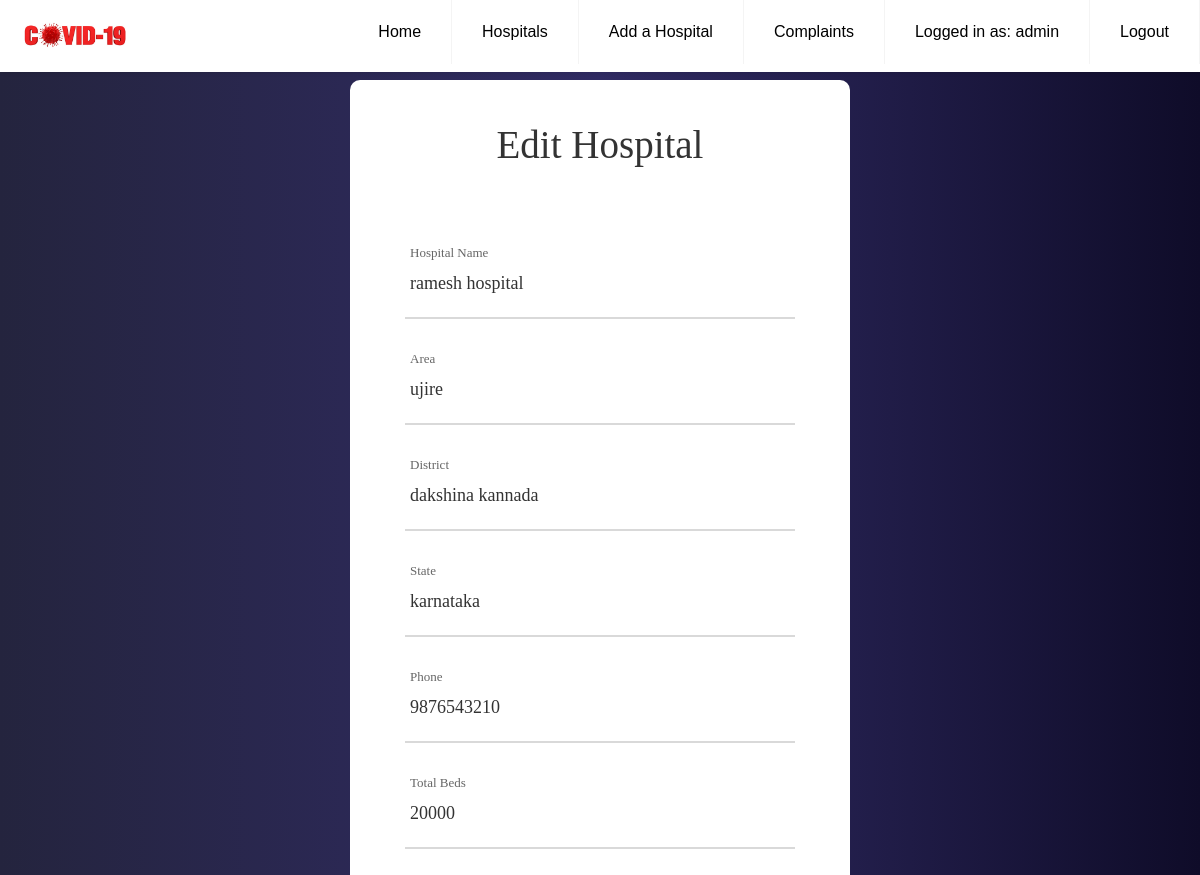
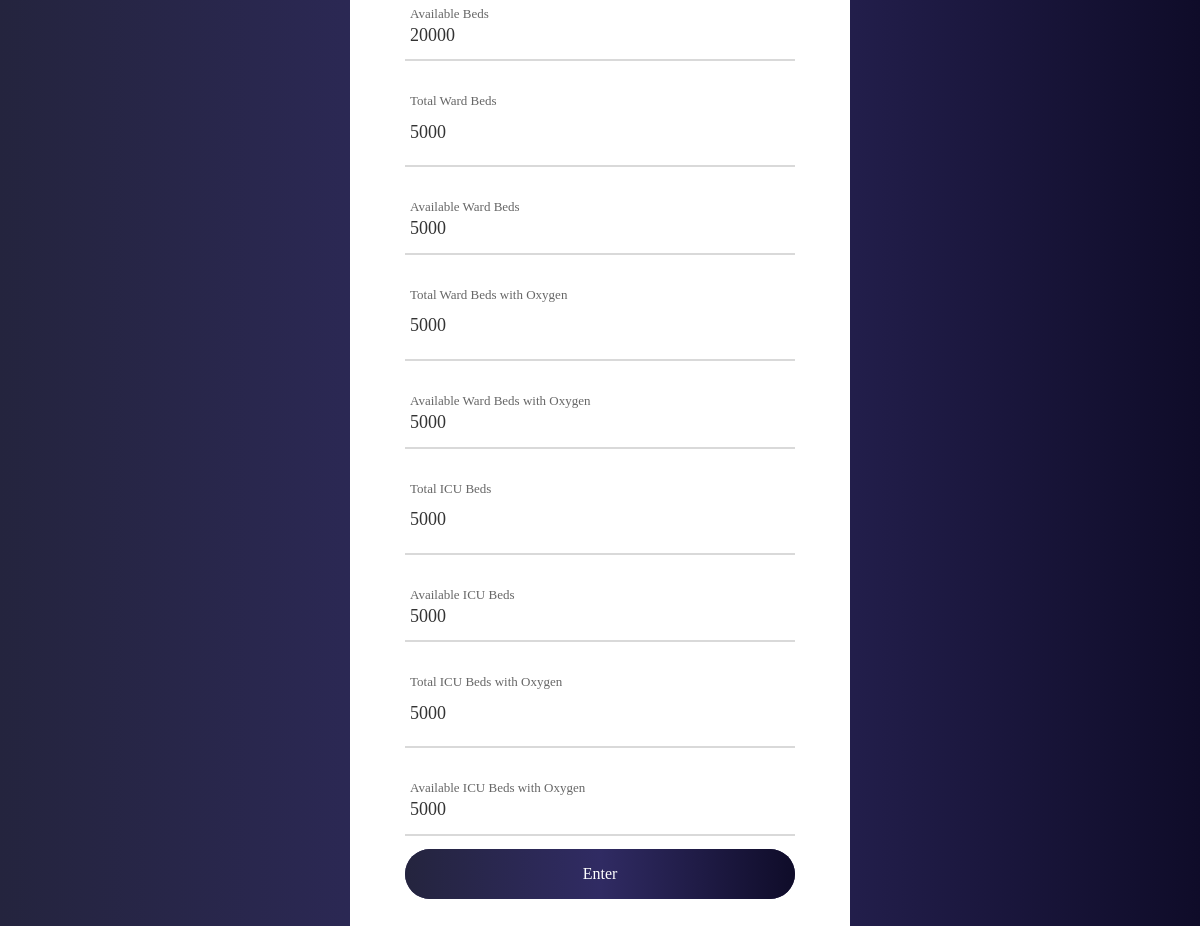
Screenshot of /hospital/1/edit (signed in) with the database file from the repository (2 pictures, top to bottom).
### models.py (models this page shows, shortened)
class User(UserMixin, db.Model):
    __tablename__ = "user"
    id = db.Column(db.Integer, primary_key=True)
    name = db.Column(db.String(100), index=True, unique=True)
    password_hash = db.Column(db.String(128))
    role = db.Column(db.String(20))
    hospital_id = db.Column(db.Integer, db.ForeignKey('hospital.id'))

class Hospital(db.Model):
    __tablename__ = "hospital"
    id = db.Column(db.Integer, primary_key=True)
    name = db.Column(db.String(100), nullable=False)
    area = db.Column(db.String(100), nullable=False)
    district = db.Column(db.String(100), nullable=False)
    state = db.Column(db.String(100), nullable=False)
    phone = db.Column(db.Integer, nullable=False)
    total_beds = db.Column(db.Integer, nullable=False)
    available_beds = db.Column(db.Integer, nullable=False)
    total_ward_beds = db.Column(db.Integer, nullable=False)
    available_ward_beds = db.Column(db.Integer, nullable=False)
    total_ward_beds_with_oxygen = db.Column(db.Integer, nullable=False)
    available_ward_beds_with_oxygen = db.Column(db.Integer, nullable=False)
    total_icu_beds = db.Column(db.Integer, nullable=False)
    available_icu_beds = db.Column(db.Integer, nullable=False)
    total_icu_beds_with_oxygen = db.Column(db.Integer, nullable=False)
    available_icu_beds_with_oxygen = db.Column(db.Integer, nullable=False)
    beds = db.relationship('Bed', backref='hospital', lazy=True)
    users = db.relationship('User', backref='hospital', lazy=True)
    doctors = db.relationship('Doctor', backref='hospital', lazy=True)

### app.py (the view)
@app.route("/hospital/<int:hospital_id>/edit", methods=['GET', 'POST'])
def edithospital(hospital_id):
    if current_user.role != 'admin':
        flash('Unauthorised', 'danger')
        return redirect(url_for('hospital'))
    hospital = Hospital.query.get_or_404(hospital_id)
    form = edithospitalform()
    if request.method=='POST' and form.validate_on_submit():
        if (hospital.total_beds-hospital.available_beds) <= form.total_beds.data and (hospital.total_ward_beds-hospital.available_ward_beds) <= form.total_ward_beds.data and\
        (hospital.total_ward_beds_with_oxygen-hospital.available_ward_beds_with_oxygen) <= form.total_ward_beds_with_oxygen.data and (hospital.total_icu_beds-hospital.available_icu_beds) <= form.total_icu_beds.data and\
        (hospital.total_icu_beds_with_oxygen-hospital.available_icu_beds_with_oxygen) <= form.total_icu_beds_with_oxygen.data:
            availableBeds = form.total_beds.data - (hospital.total_beds-hospital.available_beds)
            availableWardBeds = form.total_ward_beds.data - (hospital.total_ward_beds-hospital.available_ward_beds)
            availableWardBedswithOxygen = form.total_ward_beds_with_oxygen.data  - (hospital.total_ward_beds_with_oxygen-hospital.available_ward_beds_with_oxygen)
            availableIcuBeds = form.total_icu_beds.data - (hospital.total_icu_beds-hospital.available_icu_beds)
            availableIcuBedswithOxygen = form.total_icu_beds_with_oxygen.data - (hospital.total_icu_beds_with_oxygen-hospital.available_icu_beds_with_oxygen)
            db.session.query(Hospital).filter_by(id=hospital_id).update({Hospital.total_beds: form.total_beds.data, Hospital.total_ward_beds: form.total_ward_beds.data,\
                                                                  Hospital.total_ward_beds_with_oxygen: form.total_ward_beds_with_oxygen.data, Hospital.total_icu_beds: form.total_icu_beds.data,\
                                                                  Hospital.total_icu_beds_with_oxygen:form.total_icu_beds_with_oxygen.data, Hospital.available_beds: availableBeds, Hospital.available_ward_beds: availableWardBeds,\
                                                                  Hospital.available_ward_beds_with_oxygen: availableWardBedswithOxygen, Hospital.available_icu_beds: availableIcuBeds, Hospital.available_icu_beds_with_oxygen: availableIcuBedswithOxygen, \
                                                                  Hospital.name: form.hospitalname.data, Hospital.area:form.area.data, Hospital.district:form.district.data, \
                                                                  Hospital.state:form.state.data, Hospital.phone:form.phone.data}, synchronize_session = False)
            db.session.commit()
            flash('Updated Hospital Data', 'success')
            return redirect(url_for('hospital'))
        else:
            return redirect(url_for('home'))
    elif request.method == 'GET':
        form.hospitalname.data = hospital.name
        form.area.data = hospital.area
        form.district.data = hospital.district
        form.state.data = hospital.state
        form.phone.data = hospital.phone
        form.total_beds.data = hospital.total_beds
        form.total_ward_beds.data = hospital.total_ward_beds
        form.total_ward_beds_with_oxygen.data = hospital.total_ward_beds_with_oxygen
        form.total_icu_beds.data = hospital.total_icu_beds
        form.total_icu_beds_with_oxygen.data = hospital.total_icu_beds_with_oxygen
    return render_template('hospitaledit.html',hospital=hospital, form=form, title="Edit Hospital")

### forms.py
class edithospitalform(FlaskForm):
    hospitalname = StringField('Hospital Name', validators=[DataRequired()])
    area = StringField('area', validators=[DataRequired()])
    district = StringField('district', validators=[DataRequired()])
    state = StringField('state', validators=[DataRequired()])
    phone = IntegerField('phone', validators=[DataRequired()])
    total_beds = IntegerField('total_beds', validators=[DataRequired()])
    total_ward_beds = IntegerField('total_ward_beds', validators=[DataRequired()])
    total_ward_beds_with_oxygen = IntegerField('total_ward_beds_with_oxygen', validators=[DataRequired()])
    total_icu_beds = IntegerField('total_icu_beds', validators=[DataRequired()])
    total_icu_beds_with_oxygen = IntegerField('total_icu_beds_with_oxygen', validators=[DataRequired()])
    submit = SubmitField('Enter')

### models.py (called while the page is built)
@login.user_loader
def load_user(id):
    return User.query.get(int(id))

### templates/hospitaledit.html (shortened to what this page needs)
{% extends "base.html" %}
{% block navbar %}
<li><a href="{{ url_for('hospital') }}">Hospitals</a></li>
{% if current_user.is_authenticated and current_user.role == "admin" %}
<li><a href="{{ url_for('addhospital') }}">Add a Hospital</a></li>
<li><a href="{{ url_for('complaint') }}">Complaints</a></li>
<li><a href="#">Logged in as: {{current_user.name}}</a></li>
<li><a href="{{ url_for('logout') }}">Logout</a></li>
{% endif %}
{% endblock navbar %}
{% block content %}
	<div class="patient_form">
		<div class="container-contact100" id="patient_form">
			<div class="wrap-contact100">
			<form class="contact100-form validate-form needs-validation" method="POST" novalidate>
				<span class="contact100-form-title">
					Edit Hospital
				</span>
				<div class="wrap-input100 validate-input" data-validate="Name is required">
                    <span class="label-input100">Hospital Name</span>
                    <div>
						{{ form.hospitalname(class="input100") }}
                    </div>
					<span class="focus-input100"></span>
				</div>
				<div class="wrap-input100 validate-input" data-validate="Name is required">
					<span class="label-input100">Area</span>
					<div>
						{{ form.area(class="input100") }}
    				</div>
					<span class="focus-input100"></span>
				</div>
				<div class="wrap-input100 input100-select">
					<span class="label-input100">District</span>
					<div>
						{{ form.district(class="input100") }}
					</div>
					<span class="focus-input100"></span>
				</div>
				<div class="wrap-input100 input100-select">
					<span class="label-input100">State</span>
					<div>
						{{ form.state(class="input100") }}
					</div>
					<span class="focus-input100"></span>
				</div>
				<div class="wrap-input100 input100-select">
					<span class="label-input100">Phone</span>
					<div>
						{{ form.phone(class="input100") }}
					</div>
					<span class="focus-input100"></span>
				</div>
				<div class="wrap-input100 validate-input" data-validate="Name is required">
					<span class="label-input100">Total Beds</span>
					{{ form.total_beds(class="input100") }}
					<span class="focus-input100"></span>
                </div>
                <div class="wrap-input100 validate-input" data-validate="Name is required">
					<span class="label-input100">Available Beds</span>
					<p class="input100">{{ hospital.available_beds }}</p>
					<span class="focus-input100"></span>
				</div>
				<div class="wrap-input100 validate-input" data-validate = "Message is required">
					<span class="label-input100">Total Ward Beds</span>
					{{ form.total_ward_beds(class="input100") }}
					<span class="focus-input100"></span>
                </div>
                <div class="wrap-input100 validate-input" data-validate="Name is required">
					<span class="label-input100">Available Ward Beds</span>
					<p class="input100">{{ hospital.available_ward_beds }}</p>
					<span class="focus-input100"></span>
				</div>
				<div class="wrap-input100 validate-input" data-validate="Name is required">
					<span class="label-input100">Total Ward Beds with Oxygen</span>
					{{ form.total_ward_beds_with_oxygen(class="input100") }}
					<span class="focus-input100"></span>
                </div>
                <div class="wrap-input100 validate-input" data-validate="Name is required">
					<span class="label-input100">Available Ward Beds with Oxygen</span>
					<p class="input100">{{ hospital.available_ward_beds_with_oxygen }}</p>
					<span class="focus-input100"></span>
				</div>
				<div class="wrap-input100 validate-input" data-validate="Name is required">
					<span class="label-input100">Total ICU Beds</span>
					{{ form.total_icu_beds(class="input100") }}
					<span class="focus-input100"></span>
                </div>
                <div class="wrap-input100 validate-input" data-validate="Name is required">
					<span class="label-input100">Available ICU Beds</span>
					<p class="input100">{{ hospital.available_icu_beds }}</p>
					<span class="focus-input100"></span>
				</div>
                <div class="wrap-input100 validate-input" data-validate="Name is required">
					<span class="label-input100">Total ICU Beds with Oxygen</span>
					{{ form.total_icu_beds_with_oxygen(class="input100") }}
					<span class="focus-input100"></span>
                </div>
                <div class="wrap-input100 validate-input" data-validate="Name is required">
					<span class="label-input100">Available ICU Beds with Oxygen</span>
					<p class="input100">{{ hospital.available_icu_beds_with_oxygen }}</p>
					<span class="focus-input100"></span>
				</div>
				<div class="container-contact100-form-btn">
					<div class="wrap-contact100-form-btn">
						<div class="contact100-form-bgbtn"></div>
							{{ form.submit(class="contact100-form-btn") }}
					</div>
				</div>
			</form>
		</div>
	</div>
</div>
{% endblock content %}

### static/css/home.css (style rules this page uses)
* { box-sizing: border-box; padding: 0; margin: 0; font-family: Verdana, Geneva, Tahoma, sans-serif; }
.navbar__main a { color: #000; }
.navbar__main .header li a { display: block; padding: 20px 20px; border-right: 1px solid #f4f4f4; text-decoration: none; }
@media (min-width: 1000px) { .navbar__main .header li { float: left; } }
@media (min-width: 1000px) { .navbar__main .header li a { padding: 20px 30px; } }
body { width:100%; background: #0f0c29 !important; background: -webkit-linear-gradient(to right, #24243e, #302b63, #0f0c29); background: linear-gradient(to right, #24243e, #302b63, #0f0c29); }

### static/css/patient_add.css (style rules this page uses)
.patient_form { margin: 0px; padding: 0px; box-sizing: border-box; }
.patient_form { height: 100%; }
.patient_form p { line-height: 1.7; color: #666666; margin: 0px; }
.patient_form input { outline: none; border: none; }
.patient_form .container-contact100 { width: 100%; min-height: 100vh; display: -webkit-box; display: -webkit-flex; display: -moz-box; display: -ms-flexbox; display: flex; flex-wrap: wrap; justify-content: center; align-items: center; padding: 15px; padding-top:80px; background: #0f0c29; background: -webkit-linear-gradient(to right, #24243e, #302b63, #0f0c29); background: linear-gradient(to right, #24243e, #302b63, #0f0c29); }
#patient_form { padding-top: 80px; }
.patient_form .wrap-contact100 { width: 500px; background: #fff; border-radius: 10px; overflow: hidden; padding: 42px 55px 45px 55px; }
.patient_form .contact100-form { width: 100%; }
.patient_form .contact100-form-title { display: block; font-family: Poppins-Bold; font-size: 39px; color: #333333; line-height: 1.2; text-align: center; padding-bottom: 44px; }
.patient_form .wrap-input100 { width: 100%; position: relative; border-bottom: 2px solid #d9d9d9; padding-bottom: 13px; margin-top: 27px; }
.patient_form .label-input100 { font-family: Poppins-Regular; font-size: 13px; color: #666666; line-height: 1.5; padding-left: 5px; }
.patient_form .input100 { display: block; width: 100%; background: transparent; font-family: Poppins-Medium; font-size: 18px; color: #333333; line-height: 1.2; padding: 0 5px; }
.patient_form .focus-input100 { position: absolute; display: block; width: 100%; height: 100%; top: 0; left: 0; pointer-events: none; }
.patient_form .focus-input100::before { content: ""; display: block; position: absolute; bottom: -2px; left: 0; width: 0; height: 2px; -webkit-transition: all 0.4s; -o-transition: all 0.4s; -moz-transition: all 0.4s; transition: all 0.4s; background: #7f7f7f; }
.patient_form input.input100 { height: 40px; }
.patient_form .container-contact100-form-btn { display: -webkit-box; display: -webkit-flex; display: -moz-box; display: -ms-flexbox; display: flex; flex-wrap: wrap; justify-content: center; padding-top: 13px; }
.patient_form .wrap-contact100-form-btn { width: 100%; display: block; position: relative; z-index: 1; border-radius: 25px; overflow: hidden; margin: 0 auto; }
.patient_form .contact100-form-bgbtn { position: absolute; z-index: -1; width: 300%; height: 100%; background: #0f0c29; background: -webkit-linear-gradient(to right, #24243e, #302b63, #0f0c29); background: linear-gradient(to right, #24243e, #302b63, #0f0c29); top: 0; left: -100%; -webkit-transition: all 0.4s; -o-transition: all 0.4s; -moz-transition: all 0.4s; transition: all 0.4s; }
.patient_form .contact100-form-btn { display: -webkit-box; display: -webkit-flex; display: -moz-box; display: -ms-flexbox; display: flex; justify-content: center; align-items: center; padding: 0 20px; width: 100%; height: 50px; background: #0f0c29; background: -webkit-linear-gradient(to right, #24243e, #302b63, #0f0c29); background: linear-gradient(to right, #24243e, #302b63, #0f0c29); font-family: Poppins-Medium; font-size: 16px; color: #fff; line-height: 1.2; }
.patient_form .validate-input { position: relative; }

### static/css/main.css (style rules this page uses)
.wrapper__main body, h1, h2, h3, h4, h5, h6, blockquote, p, pre, dl, dd, ol, ul, figure, hr, fieldset, legend { margin: 0; padding: 0; }

### templates/hospitaledit.html (style rules this page uses)
#patient_form { padding-top: 80px; }

### rows the page displays
User: name "admin"
Hospital: area "ujire", district "dakshina kannada", state "karnataka", phone "9876543210", total_beds "20000", available_beds "20000", total_ward_beds "5000", available_ward_beds "5000", total_ward_beds_with_oxygen "5000", available_ward_beds_with_oxygen "5000", total_icu_beds "5000", available_icu_beds "5000", total_icu_beds_with_oxygen "5000", available_icu_beds_with_oxygen "5000"
